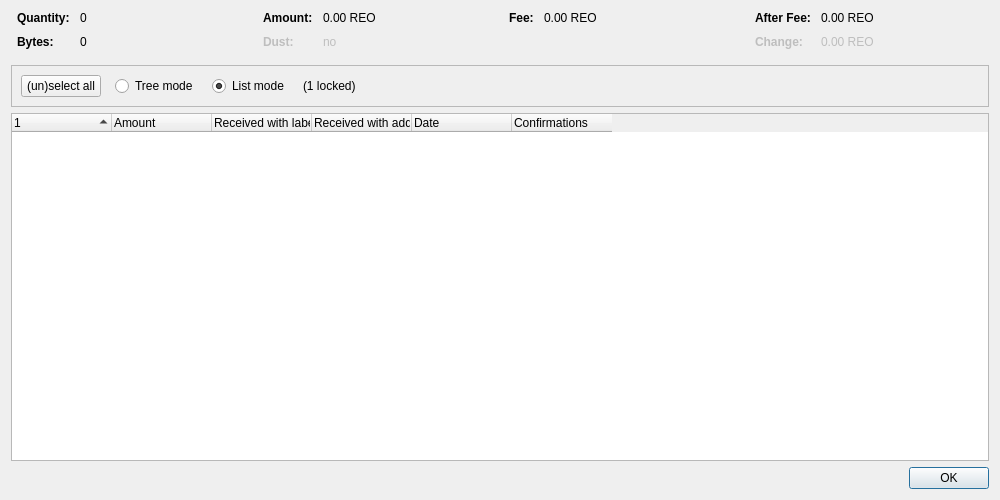
<?xml version="1.0" encoding="UTF-8"?>
<ui version="4.0">
 <class>CoinControlDialog</class>
 <widget class="QDialog" name="CoinControlDialog">
  <property name="geometry">
   <rect>
    <x>0</x>
    <y>0</y>
    <width>1000</width>
    <height>500</height>
   </rect>
  </property>
  <property name="windowTitle">
   <string>Coin Selection</string>
  </property>
  <layout class="QVBoxLayout" name="verticalLayout">
   <item>
    <layout class="QHBoxLayout" name="horizontalLayoutTop" stretch="0,0,0,0">
     <property name="topMargin">
      <number>0</number>
     </property>
     <property name="bottomMargin">
      <number>10</number>
     </property>
     <item>
      <layout class="QFormLayout" name="formLayoutCoinControl1">
       <property name="horizontalSpacing">
        <number>10</number>
       </property>
       <property name="verticalSpacing">
        <number>10</number>
       </property>
       <property name="leftMargin">
        <number>6</number>
       </property>
       <property name="rightMargin">
        <number>6</number>
       </property>
       <item row="0" column="0">
        <widget class="QLabel" name="labelCoinControlQuantityText">
         <property name="font">
          <font>
           <weight>75</weight>
           <bold>true</bold>
          </font>
         </property>
         <property name="text">
          <string>Quantity:</string>
         </property>
        </widget>
       </item>
       <item row="0" column="1">
        <widget class="QLabel" name="labelCoinControlQuantity">
         <property name="cursor">
          <cursorShape>IBeamCursor</cursorShape>
         </property>
         <property name="contextMenuPolicy">
          <enum>Qt::ActionsContextMenu</enum>
         </property>
         <property name="text">
          <string notr="true">0</string>
         </property>
         <property name="textInteractionFlags">
          <set>Qt::LinksAccessibleByMouse|Qt::TextSelectableByKeyboard|Qt::TextSelectableByMouse</set>
         </property>
        </widget>
       </item>
       <item row="1" column="0">
        <widget class="QLabel" name="labelCoinControlBytesText">
         <property name="font">
          <font>
           <weight>75</weight>
           <bold>true</bold>
          </font>
         </property>
         <property name="text">
          <string>Bytes:</string>
         </property>
        </widget>
       </item>
       <item row="1" column="1">
        <widget class="QLabel" name="labelCoinControlBytes">
         <property name="cursor">
          <cursorShape>IBeamCursor</cursorShape>
         </property>
         <property name="contextMenuPolicy">
          <enum>Qt::ActionsContextMenu</enum>
         </property>
         <property name="text">
          <string notr="true">0</string>
         </property>
         <property name="textInteractionFlags">
          <set>Qt::LinksAccessibleByMouse|Qt::TextSelectableByKeyboard|Qt::TextSelectableByMouse</set>
         </property>
        </widget>
       </item>
      </layout>
     </item>
     <item>
      <layout class="QFormLayout" name="formLayoutCoinControl2">
       <property name="horizontalSpacing">
        <number>10</number>
       </property>
       <property name="verticalSpacing">
        <number>10</number>
       </property>
       <property name="leftMargin">
        <number>6</number>
       </property>
       <property name="rightMargin">
        <number>6</number>
       </property>
       <item row="0" column="0">
        <widget class="QLabel" name="labelCoinControlAmountText">
         <property name="font">
          <font>
           <weight>75</weight>
           <bold>true</bold>
          </font>
         </property>
         <property name="text">
          <string>Amount:</string>
         </property>
        </widget>
       </item>
       <item row="0" column="1">
        <widget class="QLabel" name="labelCoinControlAmount">
         <property name="cursor">
          <cursorShape>IBeamCursor</cursorShape>
         </property>
         <property name="contextMenuPolicy">
          <enum>Qt::ActionsContextMenu</enum>
         </property>
         <property name="text">
          <string notr="true">0.00 REO</string>
         </property>
         <property name="textInteractionFlags">
          <set>Qt::LinksAccessibleByMouse|Qt::TextSelectableByKeyboard|Qt::TextSelectableByMouse</set>
         </property>
        </widget>
       </item>
       <item row="1" column="0">
        <widget class="QLabel" name="labelCoinControlLowOutputText">
         <property name="enabled">
          <bool>false</bool>
         </property>
         <property name="font">
          <font>
           <weight>75</weight>
           <bold>true</bold>
          </font>
         </property>
         <property name="text">
          <string>Dust:</string>
         </property>
        </widget>
       </item>
       <item row="1" column="1">
        <widget class="QLabel" name="labelCoinControlLowOutput">
         <property name="enabled">
          <bool>false</bool>
         </property>
         <property name="cursor">
          <cursorShape>IBeamCursor</cursorShape>
         </property>
         <property name="contextMenuPolicy">
          <enum>Qt::ActionsContextMenu</enum>
         </property>
         <property name="text">
          <string notr="true">no</string>
         </property>
         <property name="textInteractionFlags">
          <set>Qt::LinksAccessibleByMouse|Qt::TextSelectableByKeyboard|Qt::TextSelectableByMouse</set>
         </property>
        </widget>
       </item>
      </layout>
     </item>
     <item>
      <layout class="QFormLayout" name="formLayoutCoinControl3">
       <property name="horizontalSpacing">
        <number>10</number>
       </property>
       <property name="verticalSpacing">
        <number>10</number>
       </property>
       <property name="leftMargin">
        <number>6</number>
       </property>
       <property name="rightMargin">
        <number>6</number>
       </property>
       <item row="0" column="0">
        <widget class="QLabel" name="labelCoinControlFeeText">
         <property name="font">
          <font>
           <weight>75</weight>
           <bold>true</bold>
          </font>
         </property>
         <property name="text">
          <string>Fee:</string>
         </property>
        </widget>
       </item>
       <item row="0" column="1">
        <widget class="QLabel" name="labelCoinControlFee">
         <property name="cursor">
          <cursorShape>IBeamCursor</cursorShape>
         </property>
         <property name="contextMenuPolicy">
          <enum>Qt::ActionsContextMenu</enum>
         </property>
         <property name="text">
          <string notr="true">0.00 REO</string>
         </property>
         <property name="textInteractionFlags">
          <set>Qt::LinksAccessibleByMouse|Qt::TextSelectableByKeyboard|Qt::TextSelectableByMouse</set>
         </property>
        </widget>
       </item>
      </layout>
     </item>
     <item>
      <layout class="QFormLayout" name="formLayoutCoinControl4">
       <property name="horizontalSpacing">
        <number>10</number>
       </property>
       <property name="verticalSpacing">
        <number>10</number>
       </property>
       <property name="leftMargin">
        <number>6</number>
       </property>
       <property name="rightMargin">
        <number>6</number>
       </property>
       <item row="0" column="0">
        <widget class="QLabel" name="labelCoinControlAfterFeeText">
         <property name="font">
          <font>
           <weight>75</weight>
           <bold>true</bold>
          </font>
         </property>
         <property name="text">
          <string>After Fee:</string>
         </property>
        </widget>
       </item>
       <item row="0" column="1">
        <widget class="QLabel" name="labelCoinControlAfterFee">
         <property name="cursor">
          <cursorShape>IBeamCursor</cursorShape>
         </property>
         <property name="contextMenuPolicy">
          <enum>Qt::ActionsContextMenu</enum>
         </property>
         <property name="text">
          <string notr="true">0.00 REO</string>
         </property>
         <property name="textInteractionFlags">
          <set>Qt::LinksAccessibleByMouse|Qt::TextSelectableByKeyboard|Qt::TextSelectableByMouse</set>
         </property>
        </widget>
       </item>
       <item row="1" column="0">
        <widget class="QLabel" name="labelCoinControlChangeText">
         <property name="enabled">
          <bool>false</bool>
         </property>
         <property name="font">
          <font>
           <weight>75</weight>
           <bold>true</bold>
          </font>
         </property>
         <property name="text">
          <string>Change:</string>
         </property>
        </widget>
       </item>
       <item row="1" column="1">
        <widget class="QLabel" name="labelCoinControlChange">
         <property name="enabled">
          <bool>false</bool>
         </property>
         <property name="cursor">
          <cursorShape>IBeamCursor</cursorShape>
         </property>
         <property name="contextMenuPolicy">
          <enum>Qt::ActionsContextMenu</enum>
         </property>
         <property name="text">
          <string notr="true">0.00 REO</string>
         </property>
         <property name="textInteractionFlags">
          <set>Qt::LinksAccessibleByMouse|Qt::TextSelectableByKeyboard|Qt::TextSelectableByMouse</set>
         </property>
        </widget>
       </item>
      </layout>
     </item>
    </layout>
   </item>
   <item>
    <widget class="QFrame" name="frame">
     <property name="minimumSize">
      <size>
       <width>0</width>
       <height>40</height>
      </size>
     </property>
     <property name="frameShape">
      <enum>QFrame::StyledPanel</enum>
     </property>
     <property name="frameShadow">
      <enum>QFrame::Sunken</enum>
     </property>
     <layout class="QHBoxLayout" name="horizontalLayout">
      <item>
       <layout class="QHBoxLayout" name="horizontalLayoutPanel" stretch="0,0,0,0,0">
        <property name="spacing">
         <number>14</number>
        </property>
        <item>
         <widget class="QPushButton" name="pushButtonSelectAll">
          <property name="sizePolicy">
           <sizepolicy hsizetype="Maximum" vsizetype="Fixed">
            <horstretch>0</horstretch>
            <verstretch>0</verstretch>
           </sizepolicy>
          </property>
          <property name="text">
           <string>(un)select all</string>
          </property>
          <property name="autoDefault">
           <bool>false</bool>
          </property>
         </widget>
        </item>
        <item>
         <widget class="QRadioButton" name="radioTreeMode">
          <property name="sizePolicy">
           <sizepolicy hsizetype="Maximum" vsizetype="Fixed">
            <horstretch>0</horstretch>
            <verstretch>0</verstretch>
           </sizepolicy>
          </property>
          <property name="text">
           <string>Tree mode</string>
          </property>
         </widget>
        </item>
        <item>
         <widget class="QRadioButton" name="radioListMode">
          <property name="sizePolicy">
           <sizepolicy hsizetype="Maximum" vsizetype="Fixed">
            <horstretch>0</horstretch>
            <verstretch>0</verstretch>
           </sizepolicy>
          </property>
          <property name="text">
           <string>List mode</string>
          </property>
          <property name="checked">
           <bool>true</bool>
          </property>
         </widget>
        </item>
        <item>
         <widget class="QLabel" name="labelLocked">
          <property name="text">
           <string notr="true">(1 locked)</string>
          </property>
         </widget>
        </item>
        <item>
         <spacer name="horizontalSpacer">
          <property name="orientation">
           <enum>Qt::Horizontal</enum>
          </property>
          <property name="sizeHint" stdset="0">
           <size>
            <width>40</width>
            <height>20</height>
           </size>
          </property>
         </spacer>
        </item>
       </layout>
      </item>
     </layout>
    </widget>
   </item>
   <item>
    <widget class="CoinControlTreeWidget" name="treeWidget">
     <property name="contextMenuPolicy">
      <enum>Qt::CustomContextMenu</enum>
     </property>
     <property name="sortingEnabled">
      <bool>false</bool>
     </property>
     <property name="columnCount">
      <number>6</number>
     </property>
     <attribute name="headerShowSortIndicator" stdset="0">
      <bool>true</bool>
     </attribute>
     <attribute name="headerStretchLastSection">
      <bool>false</bool>
     </attribute>
     <column>
      <property name="text">
       <string/>
      </property>
     </column>
     <column>
      <property name="text">
       <string>Amount</string>
      </property>
     </column>
     <column>
      <property name="text">
       <string>Received with label</string>
      </property>
     </column>
     <column>
      <property name="text">
       <string>Received with address</string>
      </property>
     </column>
     <column>
      <property name="text">
       <string>Date</string>
      </property>
     </column>
     <column>
      <property name="text">
       <string>Confirmations</string>
      </property>
      <property name="toolTip">
       <string>Confirmed</string>
      </property>
     </column>
     <column>
      <property name="text">
       <string/>
      </property>
     </column>
     <column>
      <property name="text">
       <string/>
      </property>
     </column>
     <column>
      <property name="text">
       <string/>
      </property>
     </column>
     <column>
      <property name="text">
       <string/>
      </property>
     </column>
    </widget>
   </item>
   <item>
    <widget class="QDialogButtonBox" name="buttonBox">
     <property name="orientation">
      <enum>Qt::Horizontal</enum>
     </property>
     <property name="standardButtons">
      <set>QDialogButtonBox::Ok</set>
     </property>
    </widget>
   </item>
  </layout>
 </widget>
 <customwidgets>
  <customwidget>
   <class>CoinControlTreeWidget</class>
   <extends>QTreeWidget</extends>
   <header>qt/coincontroltreewidget.h</header>
  </customwidget>
 </customwidgets>
 <resources/>
 <connections/>
</ui>
